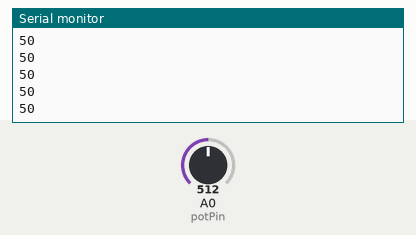
A sketch run on a simulated Arduino Uno, built with avr-gcc and run on an emulated ATmega328P. On the bench: the last lines printed to the serial monitor. The inputs (shaded band) are chosen by the test bench; at power-on: A0 (potPin) = 512.

Above: at 1.2 s.
1.3 s: A0 (potPin) set to 716
At 1.32 s:
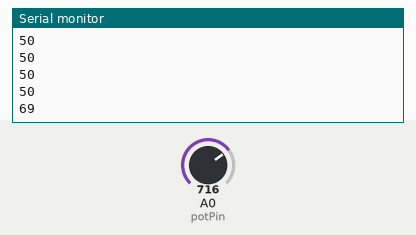
2.8 s: A0 (potPin) set to 900
At 2.83 s:
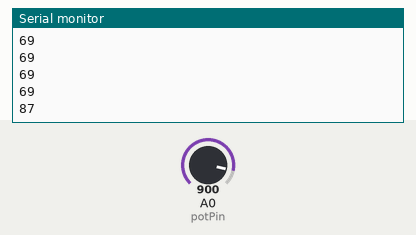
Timing chart, 0 to 5.8 s (numbered marks = the images above; inputs shaded):
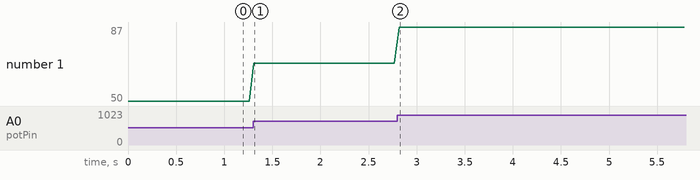

Measured:
- after the input at 1.3 s, the serial monitor: prints a new line at once (image 1)
- after the input at 2.8 s, the serial monitor: prints a new line at once (image 2)
- plotted number 1: 50 → 69 after the input at 1.3 s, 69 → 87 after the input at 2.8 s

The sketch:

CCWHW2.ino
```cpp
const int potPin = A0;  // 可調電阻接在 A0 腳位

void setup() {
  Serial.begin(9600);  // 初始化序列通訊
}

void loop() {
  int potValue = analogRead(potPin);
  int ampPercent = map(potValue, 0, 1023, 0, 100);
  Serial.println(ampPercent);
  delay(50);
}
```
